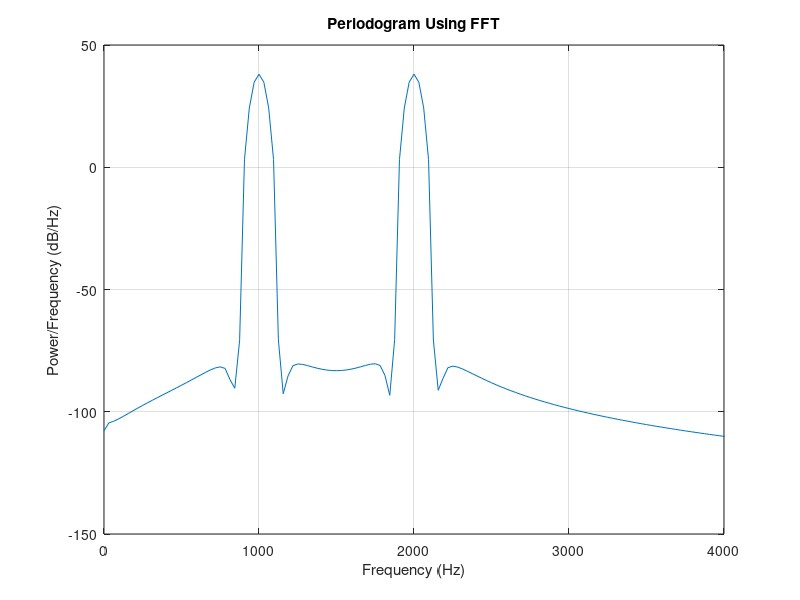

This figure's MATLAB source:
clear all;clc;close


Fs=16000;
F1=1000;
F2=2000;
L=512;
A=10^(65/20); % 10*log10(x)=y -> x=10^(y/10)
tm=[0:1/Fs:8];
tone1=A*sin(2*pi*F1*tm);
tone2=A*sin(2*pi*F2*tm);
N=length(tm);
L=512;
step=L/2;
M=floor(N/step);
if(M*step > L)
   M=M-1; 
end
x=tone1+tone2;
X=zeros(L,M);
win=nuttallwin (L);
for m=1:M
    ind1=(m-1)*step+1;
   X(:,m)=x(ind1:ind1+L-1).*win';
end
%Take FFT and estimate power espetrum
x=mean(X,2);
N = length(x);
xdft = fft(x);
xdft = xdft(1:N/2+1);
psdx = (1/(Fs*N)) * abs(xdft).^2;
psdx(2:end-1) = 2*psdx(2:end-1);
freq = 0:Fs/length(x):Fs/2;

plot(freq,10*log10(psdx))
grid on
title('Periodogram Using FFT')
xlabel('Frequency (Hz)')
ylabel('Power/Frequency (dB/Hz)')
xlim([0 4000])
